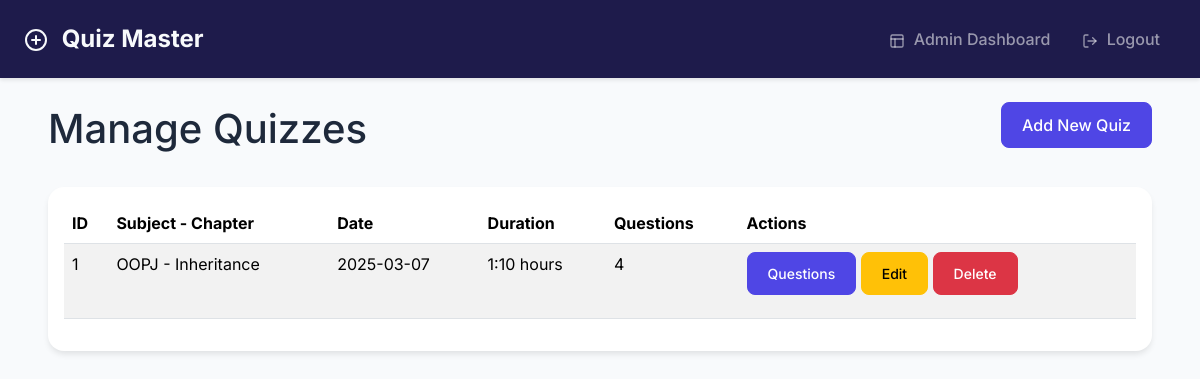
The app's page /admin/quizzes (signed in), older data.
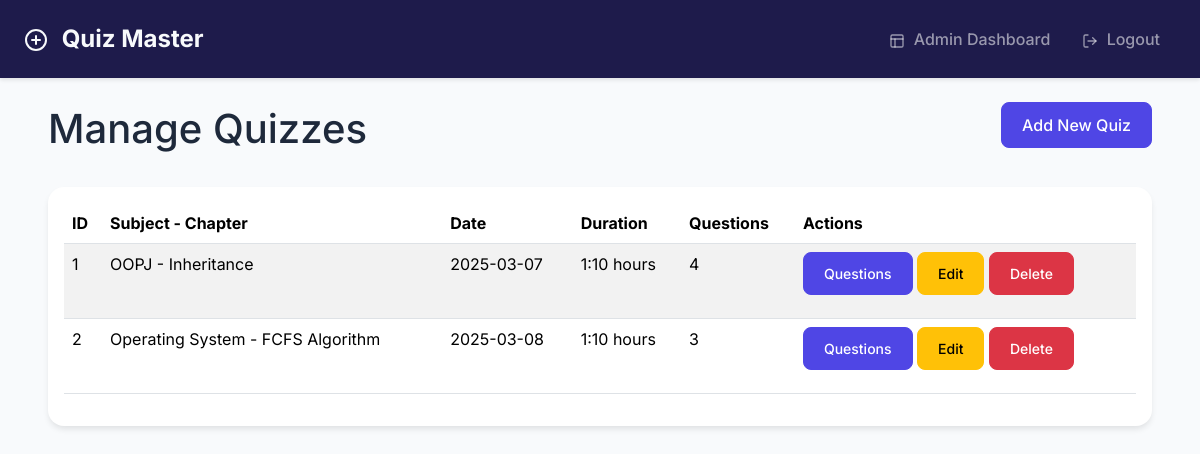
The same page, newer data.
### models/models.py (models this page shows)
class Quiz(db.Model):
    id = db.Column(db.Integer, primary_key=True)
    chapter_id = db.Column(db.Integer, db.ForeignKey('chapter.id'), nullable=False)
    date_of_quiz = db.Column(db.Date, nullable=False)
    time_duration = db.Column(db.Interval, nullable=False)
    remarks = db.Column(db.Text)
    questions = db.relationship('Question', backref='quiz', cascade='all, delete-orphan', lazy=True)
    scores = db.relationship('Score', backref='quiz', cascade='all, delete-orphan', lazy=True)

class Subject(db.Model):
    id = db.Column(db.Integer, primary_key=True)
    name = db.Column(db.String(100), nullable=False)
    description = db.Column(db.Text)
    chapters = db.relationship('Chapter', backref='subject', cascade='all, delete-orphan', lazy=True)

class Chapter(db.Model):
    id = db.Column(db.Integer, primary_key=True)
    name = db.Column(db.String(100), nullable=False)
    description = db.Column(db.Text)
    subject_id = db.Column(db.Integer, db.ForeignKey('subject.id'), nullable=False)
    quizzes = db.relationship('Quiz', backref='chapter', cascade='all, delete-orphan', lazy=True)

### controllers/admin.py (the view, shortened to what this page needs)
@admin.route('/admin/quizzes')
@login_required
@admin_required
def manage_quizzes():
    form = QuizForm()
    form.chapter_id.choices = [(c.id, f"{c.subject.name} - {c.name}")
                              for c in Chapter.query.join(Subject).all()]
    quizzes = Quiz.query.options(joinedload(Quiz.chapter)).all()
    return render_template('admin/quizzes.html', form=form, quizzes=quizzes)

### app.py (called while the page is built)
@login_manager.user_loader
def load_user(user_id):
    return User.query.get(int(user_id))

### controllers/admin.py (called while the page is built)
def admin_required(f):
    @wraps(f)
    def decorated_function(*args, **kwargs):
        if not current_user.is_authenticated or not current_user.is_admin:
            flash('Access denied.', 'danger')
            return redirect(url_for('auth.login'))
        return f(*args, **kwargs)
    return decorated_function

### templates/admin/quizzes.html (shortened to what this page needs)
{% extends "base.html" %}
{% block content %}
<div class="container">
    <div class="d-flex justify-content-between align-items-center mb-4">
        <h1>Manage Quizzes</h1>
        <button class="btn btn-primary" data-bs-toggle="modal" data-bs-target="#addQuizModal">
            Add New Quiz
        </button>
    </div>
    <div class="card">
        <div class="card-body">
            <div class="table-responsive">
                <table class="table table-striped">
                    <thead>
                        <tr>
                            <th>ID</th>
                            <th>Subject - Chapter</th>
                            <th>Date</th>
                            <th>Duration</th>
                            <th>Questions</th>
                            <th>Actions</th>
                        </tr>
                    </thead>
                    <tbody>
                        {% if quizzes %}
                            {% for quiz in quizzes %}
                            <tr>
                                <td>{{ quiz.id }}</td>
                                <td>{{ quiz.chapter.subject.name }} - {{ quiz.chapter.name }}</td>
                                <td>{{ quiz.date_of_quiz.strftime('%Y-%m-%d') }}</td>
                                <td>
                                    {% set hours = quiz.time_duration.total_seconds() // 3600 %}
                                    {% set minutes = (quiz.time_duration.total_seconds() % 3600) // 60 %}
                                    {{ '%d:%02d' % (hours, minutes) }} hours
                                </td>
                                <td>{{ quiz.questions|length }}</td>
                                <td>
                                    <a href="{{ url_for('admin.manage_questions', quiz_id=quiz.id) }}"
                                       class="btn btn-sm btn-primary">Questions</a>
                                    <a href="{{ url_for('admin.edit_quiz', id=quiz.id) }}"
                                       class="btn btn-sm btn-warning">Edit</a>
                                    <a href="{{ url_for('admin.delete_quiz', id=quiz.id) }}"
                                       class="btn btn-sm btn-danger"
                                       onclick="return confirm('Are you sure you want to delete this quiz?')">Delete</a>
                                </td>
                            </tr>
                            {% endfor %}
                        {% else %}
                            <tr>
                                <td colspan="6" class="text-center">No quizzes available.</td>
                            </tr>
                        {% endif %}
                    </tbody>
                </table>
            </div>
        </div>
    </div>
</div>
{% endblock %}

### templates/base.html (shortened to what this page needs)
<!DOCTYPE html>
<html lang="en">
<head>
    <link href="https://cdn.jsdelivr.net/npm/bootstrap@5.3.2/dist/css/bootstrap.min.css" rel="stylesheet">
</head>
<body>
    <nav class="navbar navbar-expand-lg navbar-dark">
        <div class="container">
            <a class="navbar-brand" href="/">
                <svg class="me-2" width="24" height="24" viewBox="0 0 24 24" fill="none" stroke="currentColor" stroke-width="2" stroke-linecap="round" stroke-linejoin="round">
                    <path d="M12 22a10 10 0 1 0 0-20 10 10 0 0 0 0 20z"/>
                    <path d="M12 8v8"/>
                    <path d="M8 12h8"/>
                </svg>
                Quiz Master
            </a>
            <div class="collapse navbar-collapse" id="navbarNav">
                <ul class="navbar-nav ms-auto">
                    {% if current_user.is_authenticated %}
                        {% if current_user.is_admin %}
                            <li class="nav-item">
                                <a class="nav-link" href="{{ url_for('admin.dashboard') }}">
                                    <svg class="me-1" width="16" height="16" viewBox="0 0 24 24" fill="none" stroke="currentColor" stroke-width="2" stroke-linecap="round" stroke-linejoin="round">
                                        <rect x="3" y="3" width="18" height="18" rx="2"/>
                                        <path d="M3 9h18"/>
                                        <path d="M9 21V9"/>
                                    </svg>
                                    Admin Dashboard
                                </a>
                            </li>
                        {% endif %}
                        <li class="nav-item">
                            <a class="nav-link" href="{{ url_for('auth.logout') }}">
                                <svg class="me-1" width="16" height="16" viewBox="0 0 24 24" fill="none" stroke="currentColor" stroke-width="2" stroke-linecap="round" stroke-linejoin="round">
                                    <path d="M9 21H5a2 2 0 0 1-2-2V5a2 2 0 0 1 2-2h4"/>
                                    <polyline points="16 17 21 12 16 7"/>
                                    <line x1="21" y1="12" x2="9" y2="12"/>
                                </svg>
                                Logout
                            </a>
                        </li>
                    {% endif %}
                </ul>
            </div>
        </div>
    </nav>
    <div class="container mt-4">
        {% block content %}{% endblock %}
    </div>
</body>
</html>

### templates/base.html (style rules this page uses)
:root { --primary-color: #4f46e5; --secondary-color: #6366f1; --dark-color: #1e1b4b; --light-color: #f8fafc; }
body { font-family: 'Inter', sans-serif; background-color: #f8fafc; color: #1e293b; }
.navbar { background-color: var(--dark-color) !important; box-shadow: 0 2px 4px rgba(0,0,0,0.1); padding: 1rem 0; }
.navbar-brand { font-weight: 700; font-size: 1.5rem; color: var(--light-color) !important; }
.nav-link { font-weight: 500; padding: 0.5rem 1rem !important; transition: all 0.3s ease; }
.container { max-width: 1200px; padding: 0 1.5rem; }
.btn { padding: 0.625rem 1.25rem; font-weight: 500; border-radius: 0.5rem; transition: all 0.3s ease; margin-bottom: 15px; }
.btn-primary { background-color: var(--primary-color); border-color: var(--primary-color); }
.card { border: none; border-radius: 1rem; gap: 15px; margin-bottom: 15px; box-shadow: 0 4px 6px -1px rgba(0,0,0,0.1); transition: transform 0.3s ease; }

Row changes from the older to the newer data that the page shows:
added Quiz: id "2", chapter.subject.name "Operating System", chapter.name "FCFS Algorithm", date_of_quiz "2025-03-08", value "1:10", questions|length "3"
